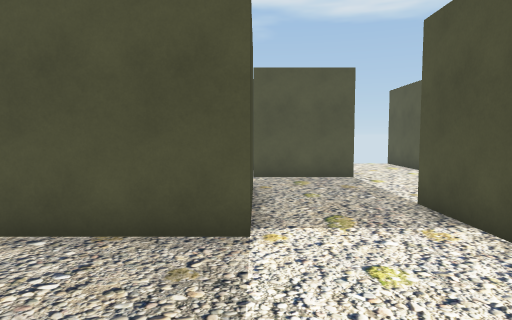
View 1 (above)

24 first-person views from a walk through a Unity game level. The camera is 1.5 m above the floor, tilts 4° down and sees 75° across. The floor is counted in squares, 1 m on a side. Each view is taken from the middle of a square. On the plan, view 1 faces up. The plan holds only what a view shows up to about 15 squares ahead; the rest is blank. The place goes on beyond the plan. The player character is not drawn.

View 2
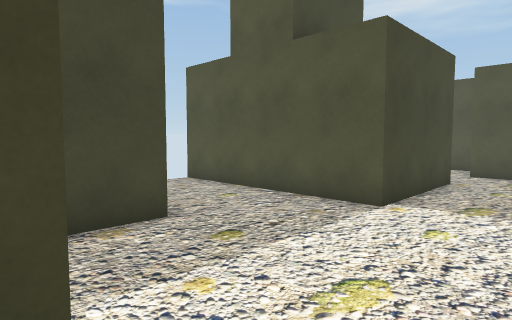

View 3
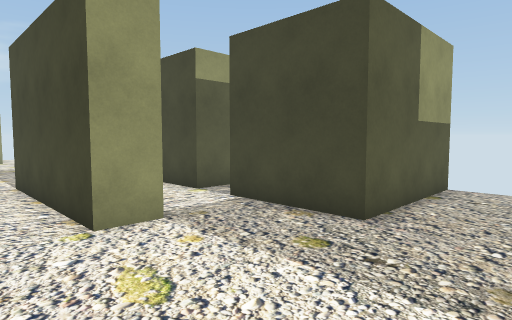

View 4
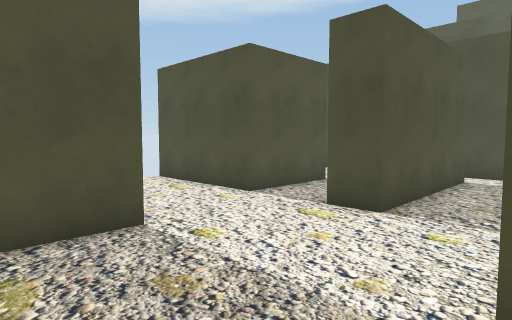

View 5
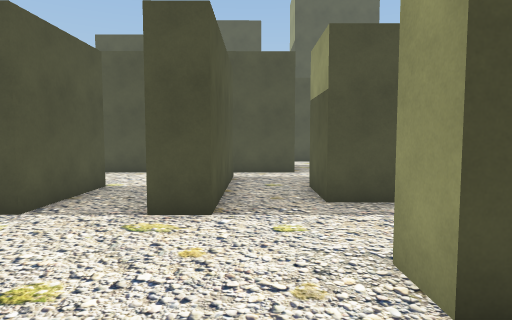

View 6
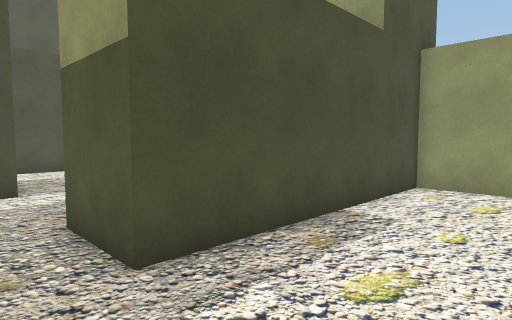

View 7
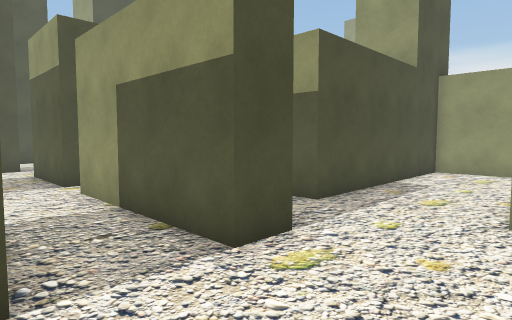

View 8
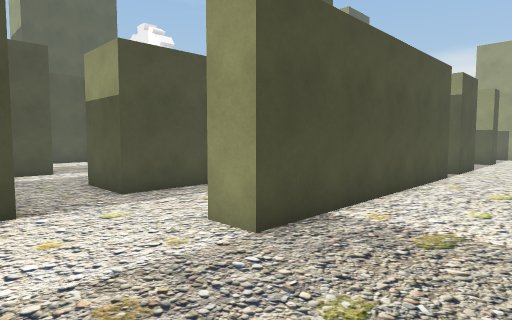

View 9
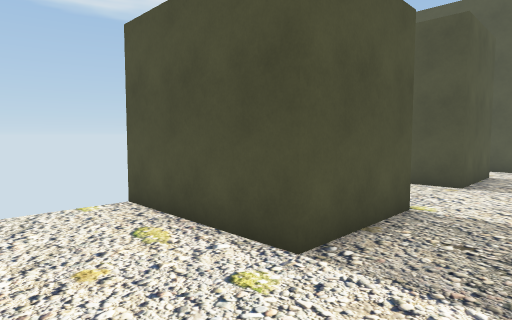

View 10
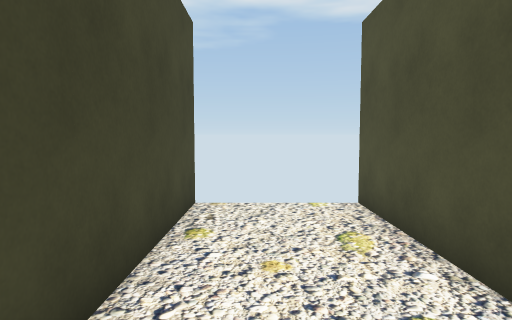

View 11
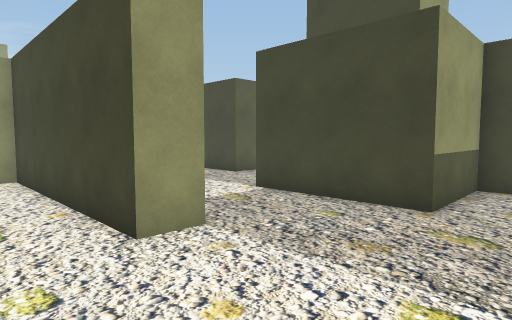

View 12
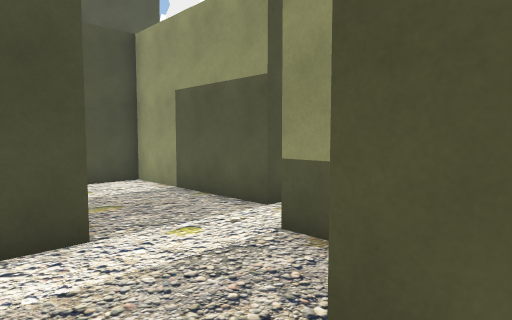

View 13
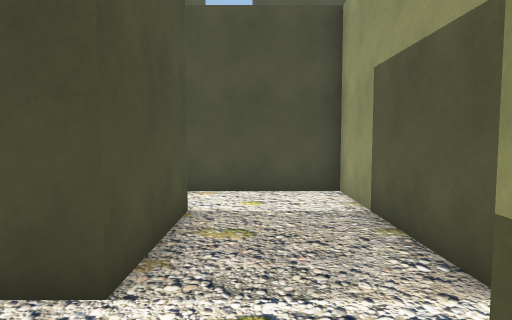

View 14
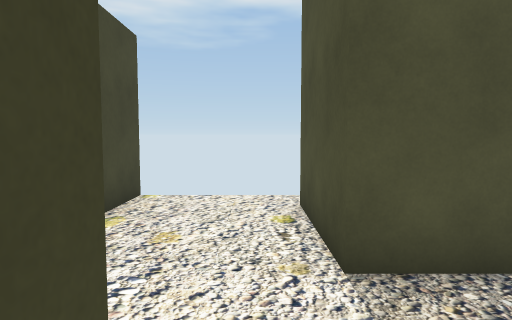

View 15
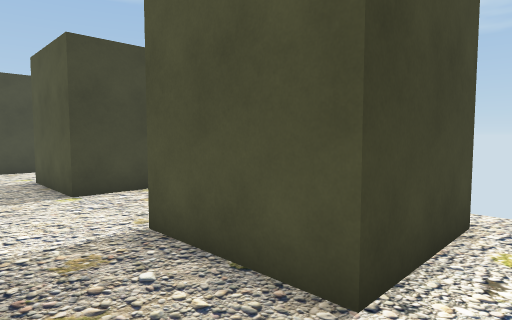

View 16
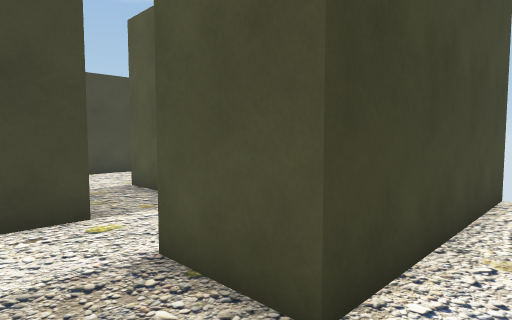

View 17
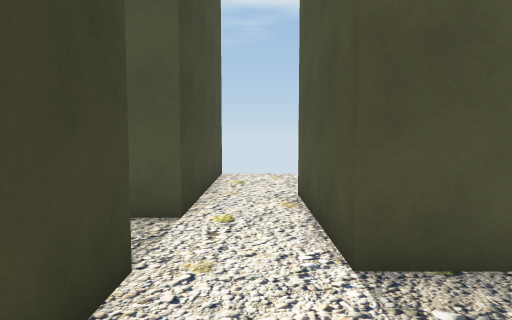

View 18
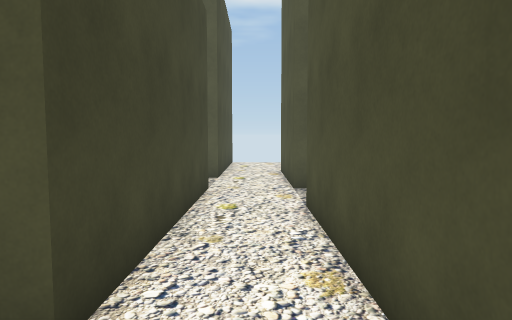

View 19
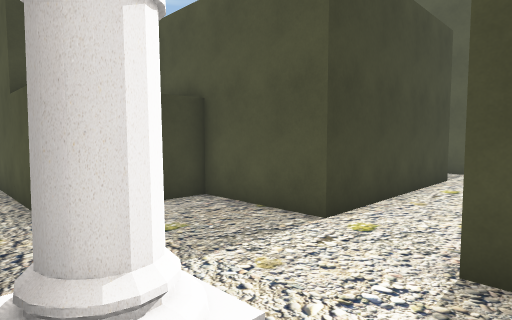

View 20
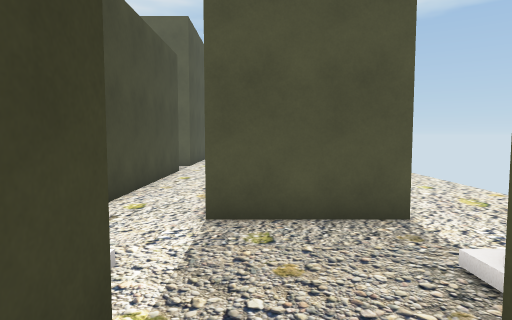

View 21
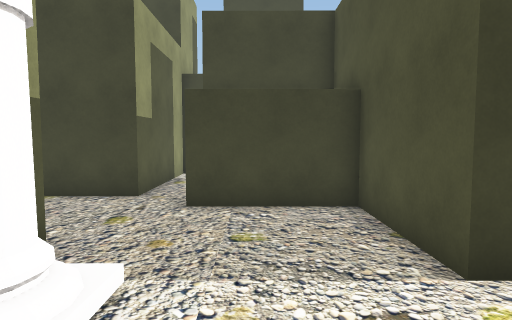

View 22
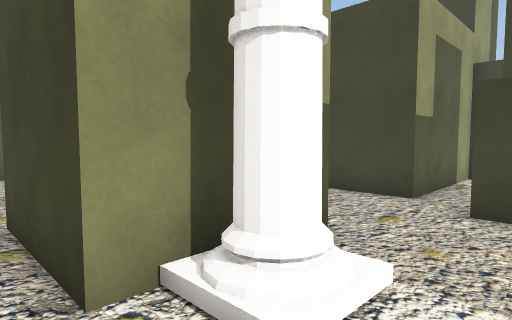

View 23
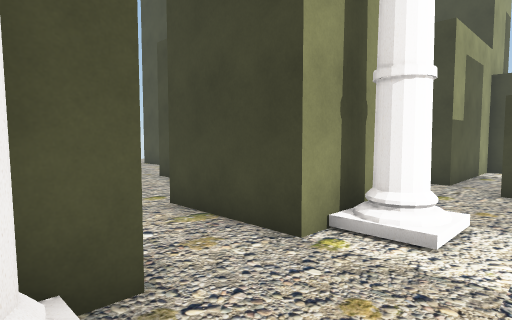

View 24
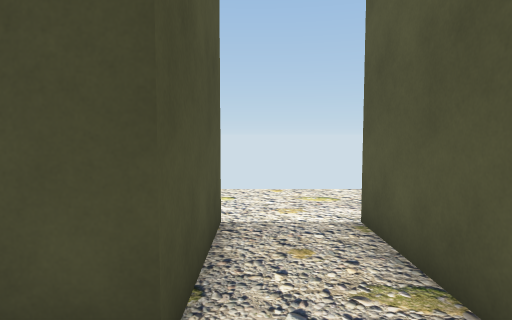

### Floor plan
Points are (right, up) in squares from view 1. A wall is a line through its corners. A room is listed if a view was taken in it or the views show most of it. See-through windows are left out.
Room 1 (views 1, 3, 4, 5, 6, 7, 8, 9, 10, 11, 12, 13, 14)
walls: (3.8, 12.3) (-0.1, 12.3); (12.5, 4.9) (13.5, 4.9); (13.6, 9.8) (7.3, 9.8) (7.3, 11.1) (13.5, 11.1) (13.5, 10.6); (-0.1, 9.9) (-0.1, 4.9) (-7.5, 4.9); (15, 3.7) (21.1, 3.7) (21.1, 8); (3.6, -1.6) (3.6, 7.4) (4.8, 7.4) (4.8, -1.3) (8.6, -1.3) (8.6, 7.4) (11.1, 7.4); (3.6, 18.5) (3.6, 12.6); (11, 18.5) (11, 13.6) (7.3, 13.6) (7.3, 18.5); (18.8, 7.4) (15, 7.4) (15, 11.1) (18.7, 11.1); (-0.1, -1.5) (1.1, -1.5); (21.1, 11.1) (21.1, 14); (18.7, 17.4) (18.7, 13.6) (15, 13.6) (15, 17.4); (-7.6, 1.2) (-2.6, 1.2) (-2.6, -1.5)
ways out: opening at (2.5, -2) to room 2; opening at (20, 8) to room 3; opening at (20, 11) to room 3; opening at (-1.5, -2); opening at (0, 11); opening at (14, 4); opening at (14, 18)
Room 2 (view 2)
walls: (3.6, -2.6) (3.6, -1.6); (3.6, -6.5) (3.6, -4) (4.1, -4); (1.1, -1.5) (1.1, -6.5)
ways out: opening at (2.5, -2) to room 1
Room 3 (views 15, 16, 17, 18, 24)
walls: (26.1, 0.2) (26.1, 6.1) (29.9, 6.1); (23.6, 8.6) (23.6, 1.2) (19.9, 1.2) (19.9, -2.5); (29.9, 8.6) (26.1, 8.6) (26.1, 13.5); (19.2, -2.5) (15.2, -2.5); (22.4, -4) (26.1, -4); (18.7, 11.1) (18.7, 9.8); (23.6, 14.5) (23.6, 11.1) (21.1, 11.1); (14.5, -4) (18.7, -4) (18.7, -6.4)
ways out: opening at (20, 8) to room 1; opening at (20, 11) to room 1; opening at (25.5, -1.5) to room 4; opening at (24.5, 13.5)
Room 4 (views 19, 20, 21, 22, 23)
walls: (28.5, -4) (29.6, -4); (26.1, -4) (26.1, -6.5); (29.9, 0) (26, 0)
low walls: (25.4, -2.5) (25.4, -4)
ways out: opening at (25.5, -1.5) to room 3

Positions as (right, up) in squares from view 1, and headings:
1: (0, 0), facing up
2: (3, -2), facing up-left
3: (3, 4), facing down-left
4: (1, 7), facing up-right
5: (1, 9), facing right
6: (5, 9), facing down-right
7: (4, 14), facing down-right
8: (0, 11), facing down-right
9: (4, 11), facing up-right
10: (5, 11), facing up
11: (7, 12), facing down-left
12: (10, 9), facing down-right
13: (12, 6), facing right
14: (14, 10), facing up
15: (20, 11), facing up-left
16: (25, 9), facing up-left
17: (25, 5), facing up
18: (25, -1), facing up
19: (27, -4), facing up-left
20: (27, -6), facing up
21: (27, -1), facing left
22: (27, -1), facing down-left
23: (30, -1), facing down-left
24: (24, 8), facing right
